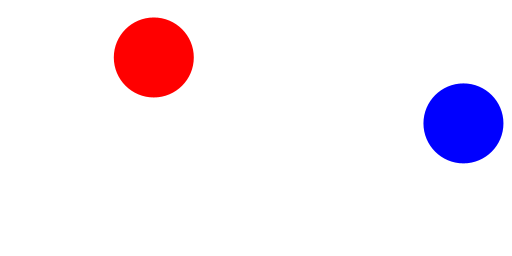
Frame 1 (no input)
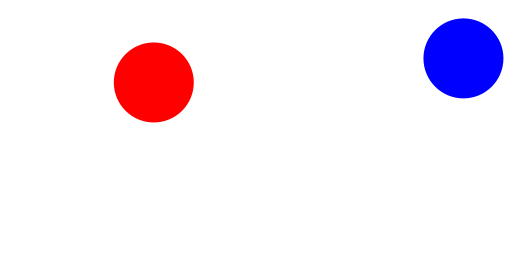
Frame 60 (the mouse pressed at the canvas centre just before this capture)
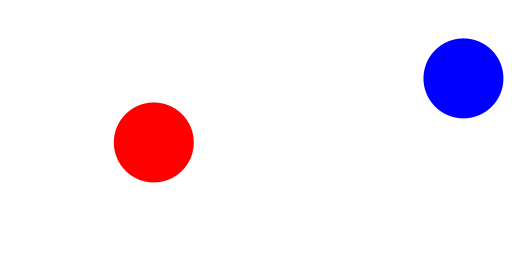
Frame 120 (the mouse held since frame 60 and released just before this capture)

The Processing sketch that drew these frames (run headless with seeded random() and noise(); from frame 60 on, the mouse is pressed at the canvas centre):

// Processing sketch: Esercizio1
// ── Esercizio1.pde
Ball b;
HyperBall h;

void setup(){
  background(255);
  size(512,256);
  b = new Ball(random(40,width/2-40),random(40,height/2-40),40);
  h = new HyperBall(random(width/2+40,width-40),random(height/2-40,height-40),40);
}

void draw(){
  background(255);
  b.run();
  h.Run();
}

void keyPressed(){
 if(key=='R' || key=='r') setup(); 
}

// ── Ball.pde
class Ball{
  float x, y, R, sy;
  color c;
  
  Ball(float x, float y, float R){
   this.x = x;
   this.y = y;
   this.R = R;
   sy = 5;
   c = color(255,0,0);
  }
  
  void display(){
   noStroke();
   fill(c);
   ellipse(x,y,R*2,R*2);
  }
  
  void move(){
   y+=sy;
   if(y<=0+R || y >= 256-R) sy = -sy;
  }
  
  void run(){
    move();
    display();
  }
  
}

// ── HyperBall.pde
class HyperBall extends Ball{
 
 HyperBall(float x, float y, float R){
   super(x,y,R);
   c = color(0,0,255);
 }
 
 void checkMouse(){
  if(dist(mouseX,mouseY,x,y) <= R-0.5){
    c = color(random(0,256),random(0,256),random(0,256));
  }
 }
 
 void Run(){
  move();
  checkMouse();
  display();
 }
 
}
